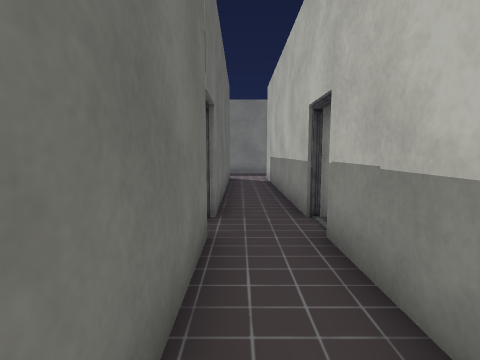
[1] (above)

22 first-person views from a walk through a scene from a Unity 3-D project. The camera is 1.3 m above the floor, tilts 6° down and sees 85° across. Doors are open. The floor is counted in squares, 1 m on a side. Each view is taken from the middle of a square. On the plan, view 1 faces up. The plan holds only what a view shows up to about 13 squares ahead; the rest is blank. The place goes on beyond the plan. The player is left out. Some surface patterns are stand-ins.

[2]
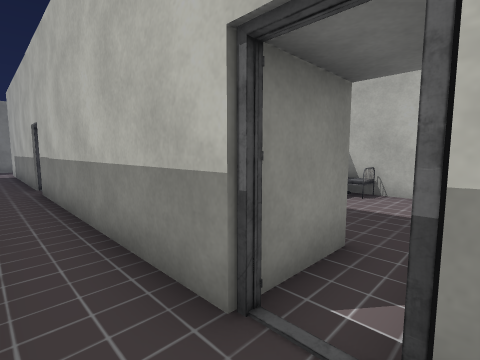

[3]
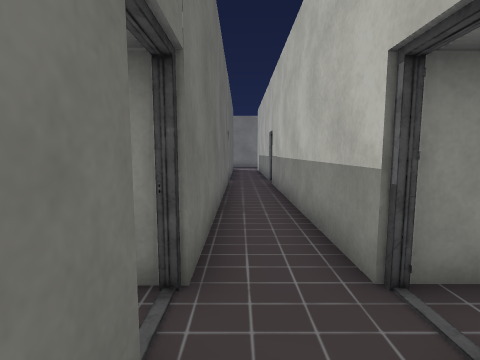

[4]
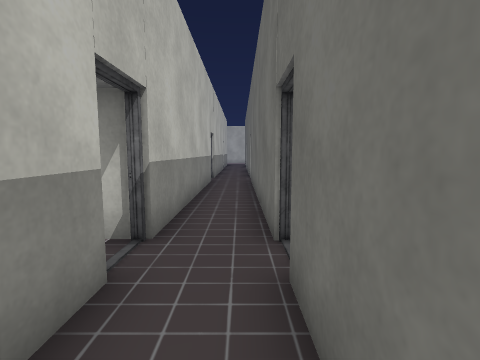

[5]
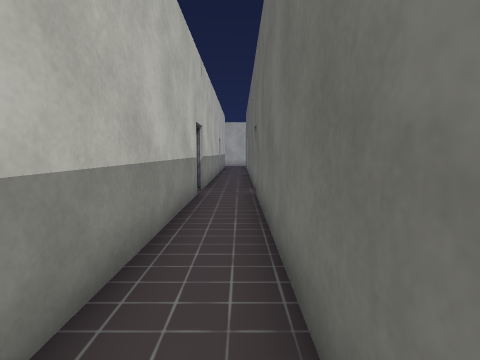

[6]
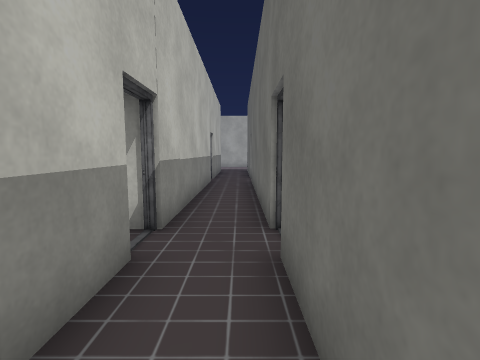

[7]
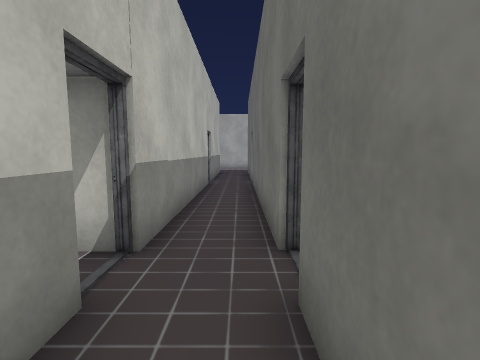

[8]
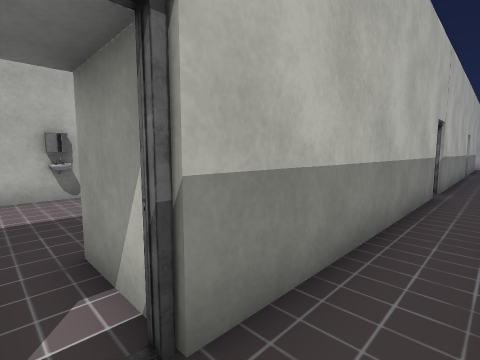

[9]
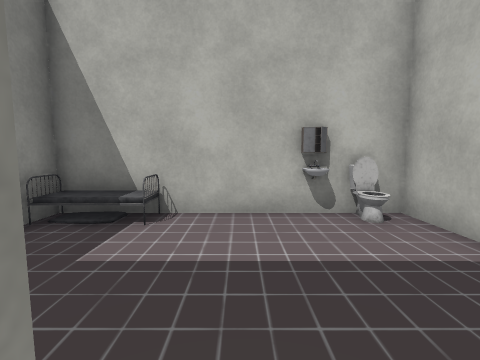

[10]
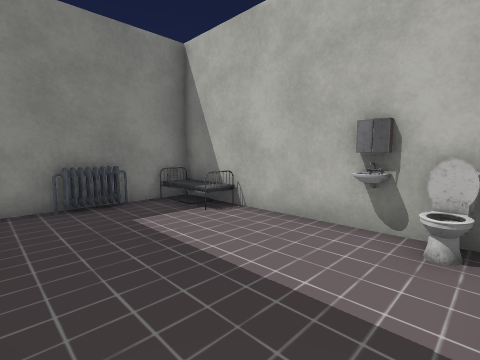

[11]
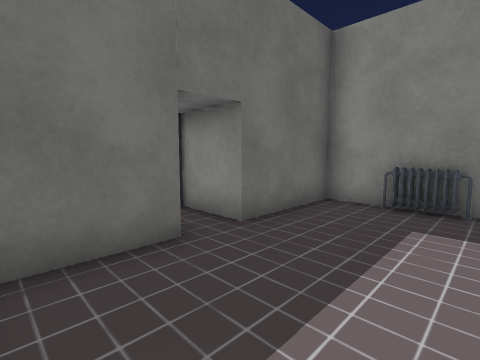

[12]
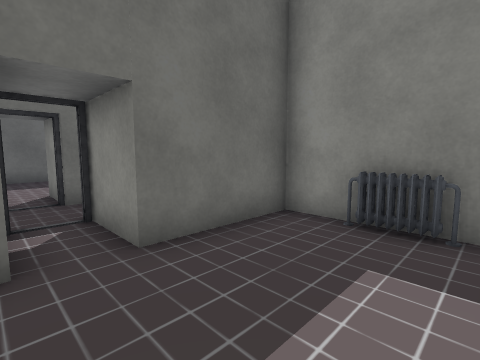

[13]
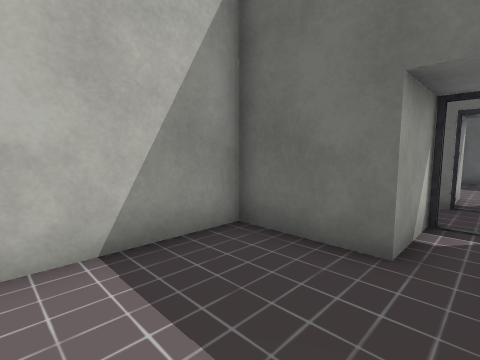

[14]
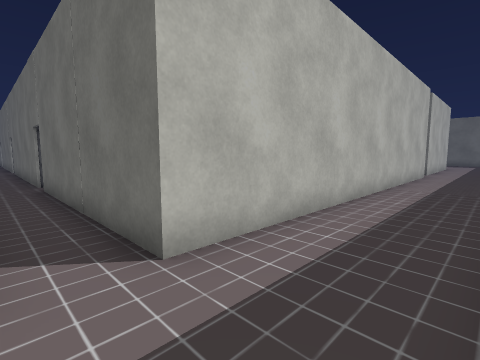

[15]
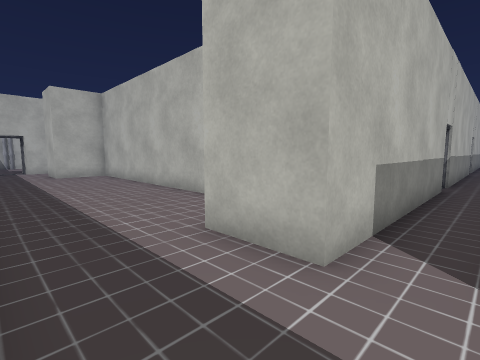

[16]
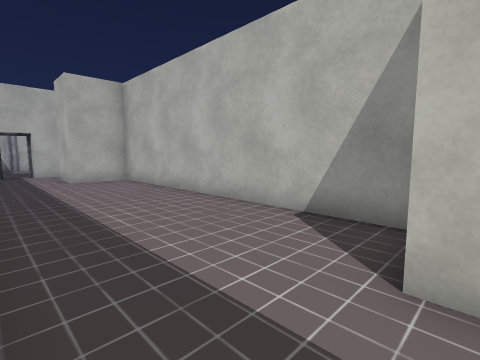

[17]
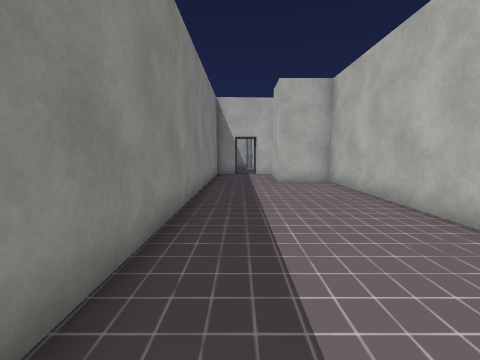

[18]
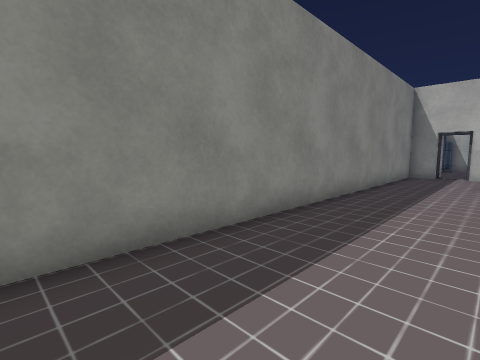

[19]
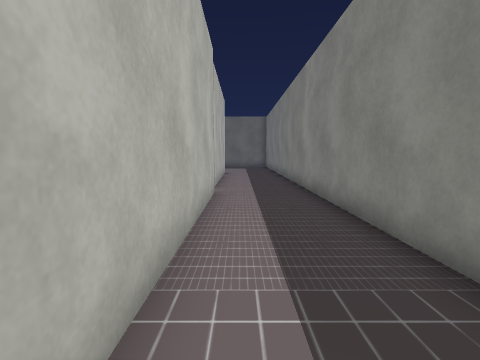

[20]
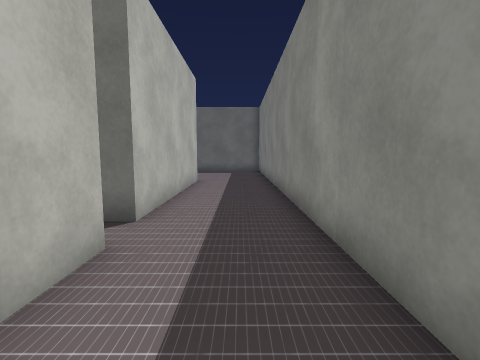

[21]
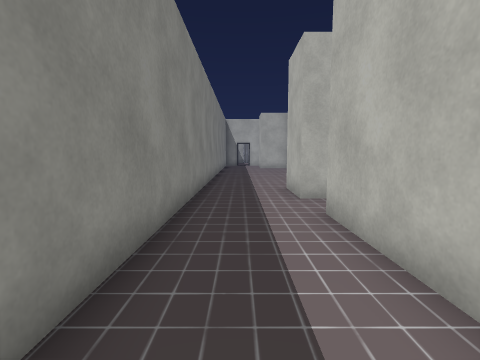

[22]
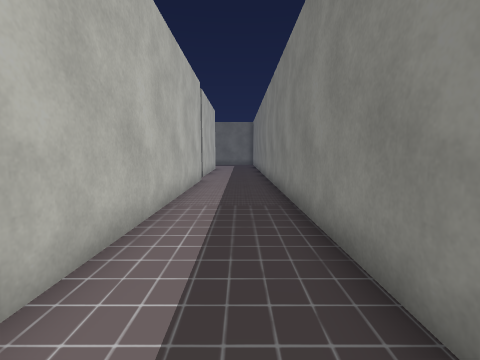

### Floor plan
Points are (right, up) in squares from view 1. A wall is a line through its corners. A room is listed if a view was taken in it or the views show most of it. See-through windows are left out.
Room 1 (views 1, 4)
walls: (-0.5, 4.1) (-0.5, -4.5); (1.3, -4.5) (1.3, 4.1); (1.9, 5.1) (1.3, 5.1)
ways out: opening at (0, -5) to room 2; open door at (1.5, -5) to room 2; opening at (0, 5) to room 4; open door at (1.7, 4.7) to room 4; open door at (-1, 4.5)
Room 2 (views 2, 3, 5, 6, 7, 8)
walls: (-0.5, -5.8) (-0.5, -14.2); (1.3, -14.1) (1.3, -5.8); (1.3, -15.3) (2.2, -15.3)
ways out: opening at (0, -5) to room 1; open door at (1.5, -5) to room 1; opening at (0, -15) to room 5; open door at (1.7, -14.7) to room 5; open door at (-1, -5)
Room 3 (views 9, 10, 11, 12, 13)
walls: (1.3, -5.8) (3.6, -5.8) (3.6, -8.5) (8.6, -8.5) (8.6, -1.1) (3.6, -1.1) (3.6, -4.5) (1.3, -4.5)
objects: heater (6, -1); sink (7, -7); toilet (8, -8) to (8, -7); other object (8, -6); bed (8, -1)
Room 4 (views 14, 15, 16, 17, 18, 19, 20, 21, 22)
walls: (4, 11) (15.7, 11) (15.7, 13.2) (17.5, 13.2); (1.3, 5.1) (1.3, 13.2) (3.6, 13.2); (-15.5, 13.2) (-0.5, 13.2) (-0.5, 5); (17.5, 16.4) (-22.5, 16.4); (-22.5, 13.2) (-16.8, 13.2)
ways out: opening at (0, 5) to room 1; open door at (1.7, 4.7) to room 1; opening at (-16, 13)
Room 5 (no view inside)
walls: (-0.5, -15.2) (-0.5, -18.5); (1.3, -18.5) (1.3, -15.3)
ways out: opening at (0, -15) to room 2; open door at (1.7, -14.7) to room 2; open door at (-1, -14.5)

Where each view was taken, in squares from view 1:
view 1: 0 up, 0 right, facing up
view 2: 6 down, 0 right, facing up-right
view 3: 7 down, 0 right, facing up
view 4: 2 down, 0 right, facing down
view 5: 6 down, 0 right, facing down
view 6: 11 down, 0 right, facing down
view 7: 12 down, 0 right, facing down
view 8: 5 down, 0 right, facing down-right
view 9: 5 down, 3 right, facing right
view 10: 8 down, 4 right, facing up-right
view 11: 8 down, 7 right, facing up-left
view 12: 6 down, 7 right, facing up-left
view 13: 5 down, 7 right, facing down-left
view 14: 16 up, 1 right, facing down-left
view 15: 16 up, 0 right, facing down-right
view 16: 16 up, 3 right, facing down-right
view 17: 15 up, 4 right, facing right
view 18: 13 up, 4 right, facing up-right
view 19: 14 up, 7 left, facing left
view 20: 15 up, 12 left, facing left
view 21: 15 up, 6 left, facing right
view 22: 15 up, 3 left, facing left
